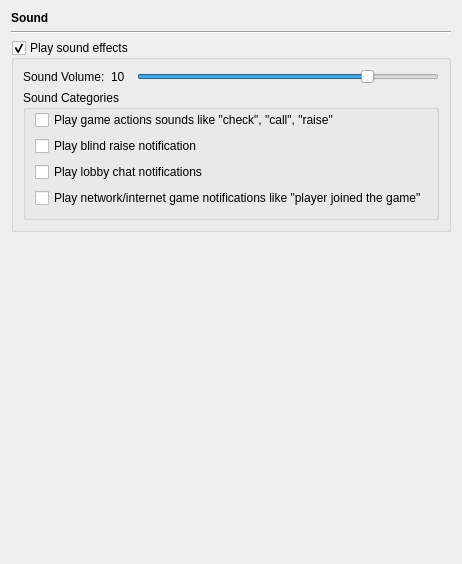
       <widget class="QWidget" name="page_6">
        <layout class="QGridLayout">
         <item row="0" column="0">
          <widget class="QLabel" name="label_26">
           <property name="styleSheet">
            <string notr="true">QLabel { font-weight: bold;  }</string>
           </property>
           <property name="text">
            <string>Sound</string>
           </property>
          </widget>
         </item>
         <item row="1" column="0">
          <widget class="Line" name="line_8">
           <property name="orientation">
            <enum>Qt::Horizontal</enum>
           </property>
          </widget>
         </item>
         <item row="2" column="0">
          <widget class="QGroupBox" name="groupBox_playSoundEffects">
           <property name="title">
            <string>Play sound effects</string>
           </property>
           <property name="checkable">
            <bool>true</bool>
           </property>
           <property name="checked">
            <bool>true</bool>
           </property>
           <layout class="QGridLayout">
            <item row="0" column="0">
             <layout class="QHBoxLayout">
              <property name="spacing">
               <number>6</number>
              </property>
              <property name="leftMargin">
               <number>0</number>
              </property>
              <property name="topMargin">
               <number>0</number>
              </property>
              <property name="rightMargin">
               <number>0</number>
              </property>
              <property name="bottomMargin">
               <number>0</number>
              </property>
              <item>
               <widget class="QLabel" name="label_25">
                <property name="text">
                 <string>Sound Volume:</string>
                </property>
               </widget>
              </item>
              <item>
               <widget class="QLabel" name="label_soundVolume">
                <property name="minimumSize">
                 <size>
                  <width>20</width>
                  <height>0</height>
                 </size>
                </property>
                <property name="text">
                 <string>10</string>
                </property>
               </widget>
              </item>
              <item>
               <widget class="QSlider" name="horizontalSlider_soundVolume">
                <property name="minimum">
                 <number>1</number>
                </property>
                <property name="maximum">
                 <number>10</number>
                </property>
                <property name="value">
                 <number>8</number>
                </property>
                <property name="orientation">
                 <enum>Qt::Horizontal</enum>
                </property>
               </widget>
              </item>
             </layout>
            </item>
            <item row="1" column="0">
             <widget class="QGroupBox" name="groupBox_10">
              <property name="title">
               <string>Sound Categories </string>
              </property>
              <layout class="QGridLayout">
               <property name="topMargin">
                <number>0</number>
               </property>
               <item row="0" column="0">
                <widget class="QCheckBox" name="checkBox_playGameActions">
                 <property name="text">
                  <string>Play game actions sounds like &quot;check&quot;, &quot;call&quot;, &quot;raise&quot;</string>
                 </property>
                </widget>
               </item>
               <item row="2" column="0">
                <widget class="QCheckBox" name="checkBox_playLobbyChatNotification">
                 <property name="text">
                  <string>Play lobby chat notifications</string>
                 </property>
                </widget>
               </item>
               <item row="3" column="0">
                <widget class="QCheckBox" name="checkBox_playNetworkGameNotification">
                 <property name="text">
                  <string>Play network/internet game notifications like &quot;player joined the game&quot;</string>
                 </property>
                 <property name="tristate">
                  <bool>false</bool>
                 </property>
                </widget>
               </item>
               <item row="1" column="0">
                <widget class="QCheckBox" name="checkBox_playBlindRaiseSound">
                 <property name="text">
                  <string>Play blind raise notification</string>
                 </property>
                </widget>
               </item>
              </layout>
             </widget>
            </item>
           </layout>
          </widget>
         </item>
         <item row="3" column="0">
          <spacer>
           <property name="orientation">
            <enum>Qt::Vertical</enum>
           </property>
           <property name="sizeHint" stdset="0">
            <size>
             <width>400</width>
             <height>321</height>
            </size>
           </property>
          </spacer>
         </item>
        </layout>
       </widget>
